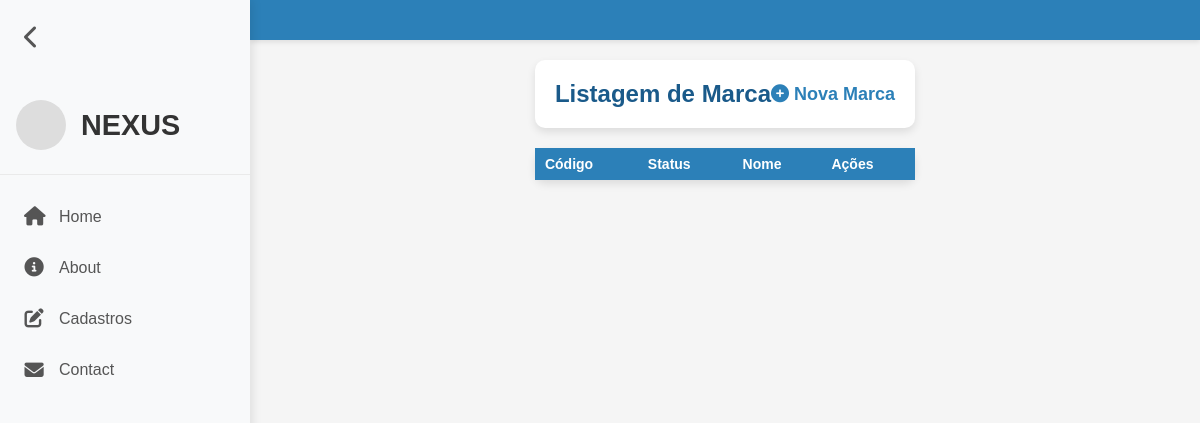
Page /marca-listar.php (signed in) on the earlier database version.
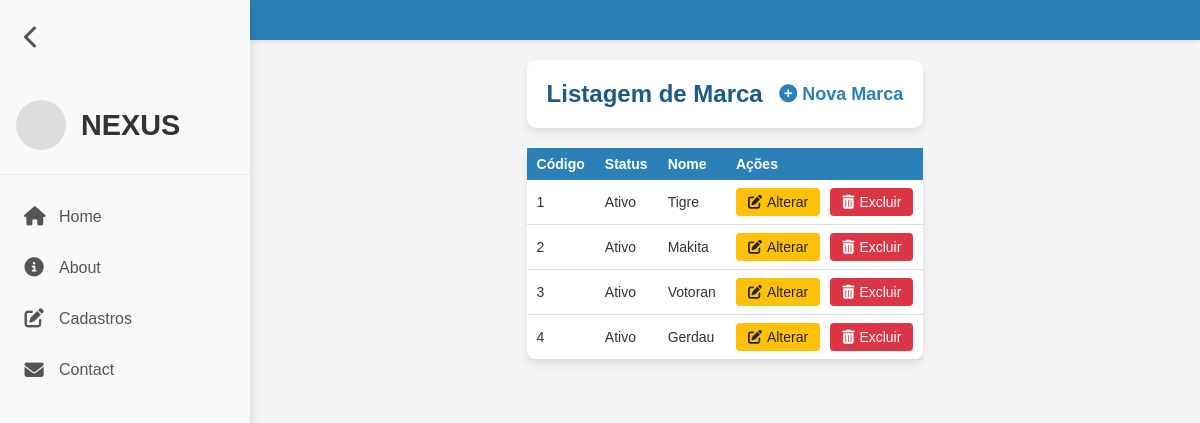
Same page on the later database version.
### tables this page shows
CREATE TABLE `marca` (
  `codigo` int(11) NOT NULL,
  `status` tinyint(1) NOT NULL DEFAULT 1,
  `nome` varchar(45) NOT NULL
);

### marca-listar.php (the view, shortened to what this page needs)
<?php
require_once("conexao.php");
$sql = "SELECT * FROM marca ORDER BY codigo";
$resultado = mysqli_query($conexao, $sql);
?>
<!DOCTYPE html>
<html lang="pt-BR">
<head>
    <link rel="stylesheet" href="assets/css/listar.css">
    <link rel="stylesheet" href="assets/css/reset.css">
    <link rel="stylesheet" href="assets/css/header.css">
<body>
    <?php require_once("header.php"); ?>
    <div class="container">
        <div class="card">
            <div class="card-body">
                <h5 class="title">
                    Listagem de Marca
                    <a href="marca-cadastrar.php">
                        <i class="fas fa-solid fa-circle-plus"></i> Nova Marca
                    </a>
                </h5>
            </div>
        </div>
        <table class="table-container">
            <thead>
                <tr>
                    <th scope="col">Código</th>
                    <th scope="col">Status</th>
                    <th scope="col">Nome</th>
                    <th scope="col">Ações</th>
                </tr>
            </thead>
            <tbody>
                <?php while ($linha = mysqli_fetch_array($resultado)) { ?>
                    <tr>
                        <td><?= $linha['codigo'] ?></td>
                        <td><?= ($linha['status'] == 1) ? 'Ativo' : 'Inativo'?></td>
                        <td><?= $linha['nome'] ?></td>
                        <td class="actions">
                            <a href="marca-alterar.php?codigo=<?= $linha['codigo'] ?>" class="btn btn-warning">
                                <i class="fas fa-solid fa-pen-to-square"></i> Alterar</a>
                            <a href="marca-listar.php?codigo=<?= $linha['codigo'] ?>" class="btn btn-danger"
                                onclick="return confirm('Confirma exclusão?')"><i class="fas fa-solid fa-trash-can"></i>Excluir</a>
                        </td>
                    </tr>
                <?php } ?>
            </tbody>
        </table>
    </div>
</body>
</html>

Differences in the rows shown:
added marca: codigo "1", status "Ativo", nome "Tigre"
added marca: codigo "2", status "Ativo", nome "Makita"
added marca: codigo "3", status "Ativo", nome "Votoran"
added marca: codigo "4", status "Ativo", nome "Gerdau"
